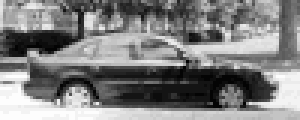
#> input picture TrainImages/pos-10.pgm, 100 x 40 px, given in place of pos-0.pgm, which was not available (shown 3 times larger)
$ python HOGTrain.py
#> lines starting #> are read from the running program, lines starting #| are printed output that depends on the picture; pictures that were not available may be replaced by others from this repository, and a replacement may not be noted
import cv2
import numpy as np

hog = cv2.HOGDescriptor()

def hoggify(a,b):

#> called with a = 0, b = 100
    data=[]
    labels=[]
    for i in range(a,int(b)):
        image = cv2.imread("./TrainImages/pos-"+str(i)+".pgm", 0)
#> image is the input picture: shape (40, 100); min 4, max 253, mean 127.9
        dim = 128
        img = cv2.resize(image, (dim,dim), interpolation = cv2.INTER_AREA)
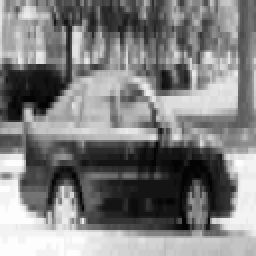
#> img: shape (128, 128) (shown 2 times larger); min 4, max 253, mean 127.9
        img = hog.compute(img)
        img = np.squeeze(img)
        data.append(img)
        labels.append(np.int_(1))

        image = cv2.imread("./TrainImages/neg-"+str(i)+".pgm", 0)
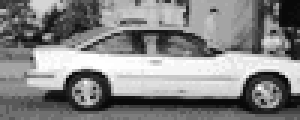
#> input picture TrainImages/pos-100.pgm, 100 x 40 px, given in place of neg-0.pgm, which was not available (shown 3 times larger)
#> image is the input picture: shape (40, 100); min 9, max 255, mean 132.6
        dim = 128
        img = cv2.resize(image, (dim,dim), interpolation = cv2.INTER_AREA)
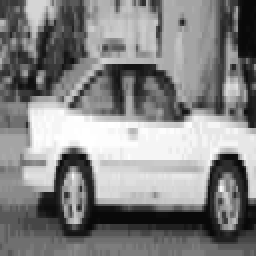
#> img: shape (128, 128) (shown 2 times larger); min 9, max 255, mean 132.5
        img = hog.compute(img)
        img = np.squeeze(img)
        data.append(img)
        labels.append(np.int_(-1))

    return data, labels

def svmTrain(data,labels):
    svm=cv2.ml.SVM_create()
    svm.setKernel(cv2.ml.SVM_LINEAR)
    svm.setType(cv2.ml.SVM_NU_SVR)
    svm.setNu(0.5)
    svm.setC(0.01)
    svm.setP(0.5)
    svm.setDegree(0.1);
    svm.trainAuto(data, cv2.ml.ROW_SAMPLE,labels)
    return svm

def list_to_matrix(lst):
    return np.stack(lst)

print(hog.getDescriptorSize())
#> (the run stopped early here; a loop or call above may not have finished)
